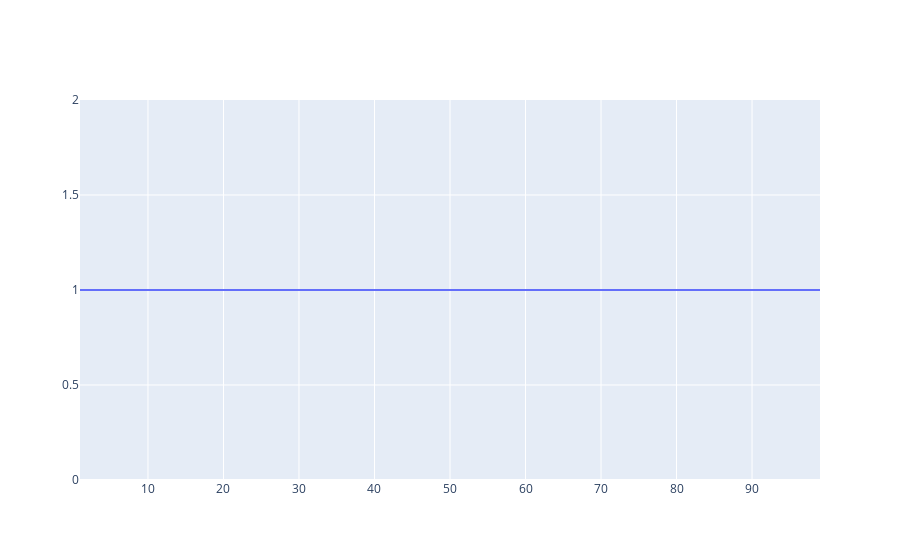

Here is the notebook cell this chart was saved with:
### Code cell
load_cosine_range("ioi.pt", "ioi.pt")

### Figure 1 — Plotly figure (JSON) as saved in the notebook; plotly's stock layout.template omitted (floating-point values rounded to 4 significant figures)
{"data": [{"mode": "lines", "type": "scatter", "x": [1, 2, 3, 4, 5, 6, 7, 8, 9, 10, 11, 12, 13, 14, 15, 16, 17, 18, 19, 20, 21, 22, 23, 24, 25, 26, 27, 28, 29, 30, 31, 32, 33, 34, 35, 36, 37, 38, 39, 40, 41, 42, 43, 44, 45, 46, 47, 48, 49, 50, 51, 52, 53, 54, 55, 56, 57, 58, 59, 60, 61, 62, 63, 64, 65, 66, 67, 68, 69, 70, 71, 72, 73, 74, 75, 76, 77, 78, 79, 80, 81, 82, 83, 84, 85, 86, 87, 88, 89, 90, 91, 92, 93, 94, 95, 96, 97, 98, 99], "y": [1, 1, 1, 1, 1, 1, 1, 1, 1, 1, 1, 1, 1, 1, 1, 1, 1, 1, 1, 1, 1, 1, 1, 1, 1, 1, 1, 1, 1, 1, 1, 1, 1, 1, 1, 1, 1, 1, 1, 1, 1, 1, 1, 1, 1, 1, 1, 1, 1, 1, 1, 1, 1, 1, 1, 1, 1, 1, 1, 1, 1, 1, 1, 1, 1, 1, 1, 1, 1, 1, 1, 1, 1, 1, 1, 1, 1, 1, 1, 1, 1, 1, 1, 1, 1, 1, 1, 1, 1, 1, 1, 1, 1, 1, 1, 1, 1, 1, 1]}], "layout": {"title": {"text": ""}}}
